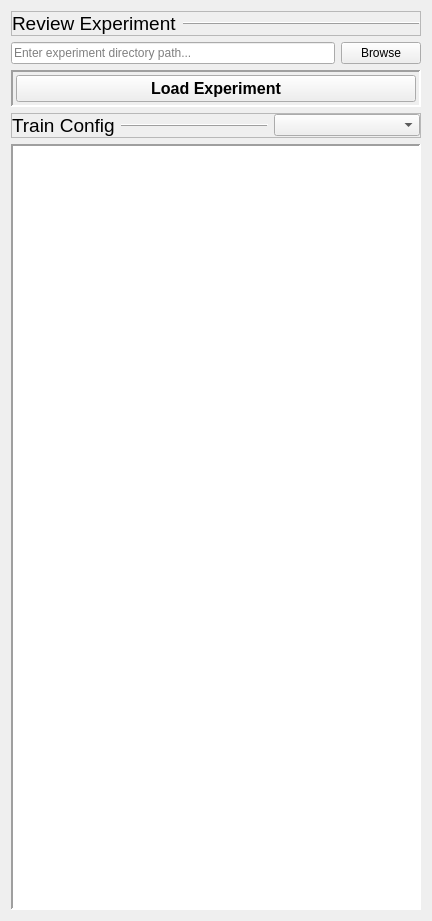
                 <widget class="QWidget" name="review_settings_container">
                  <property name="geometry">
                   <rect>
                    <x>0</x>
                    <y>0</y>
                    <width>432</width>
                    <height>921</height>
                   </rect>
                  </property>
                  <layout class="QVBoxLayout" name="verticalLayout_46">
                   <item>
                    <widget class="QFrame" name="frame_89">
                     <property name="frameShape">
                      <enum>QFrame::StyledPanel</enum>
                     </property>
                     <property name="frameShadow">
                      <enum>QFrame::Raised</enum>
                     </property>
                     <layout class="QHBoxLayout" name="horizontalLayout_80">
                      <property name="leftMargin">
                       <number>0</number>
                      </property>
                      <property name="topMargin">
                       <number>0</number>
                      </property>
                      <property name="rightMargin">
                       <number>0</number>
                      </property>
                      <property name="bottomMargin">
                       <number>0</number>
                      </property>
                      <item>
                       <widget class="QLabel" name="label_100">
                        <property name="sizePolicy">
                         <sizepolicy hsizetype="Maximum" vsizetype="Preferred">
                          <horstretch>0</horstretch>
                          <verstretch>0</verstretch>
                         </sizepolicy>
                        </property>
                        <property name="font">
                         <font>
                          <pointsize>14</pointsize>
                         </font>
                        </property>
                        <property name="frameShape">
                         <enum>QFrame::NoFrame</enum>
                        </property>
                        <property name="frameShadow">
                         <enum>QFrame::Raised</enum>
                        </property>
                        <property name="text">
                         <string>Review Experiment</string>
                        </property>
                       </widget>
                      </item>
                      <item>
                       <widget class="Line" name="line_32">
                        <property name="frameShadow">
                         <enum>QFrame::Raised</enum>
                        </property>
                        <property name="orientation">
                         <enum>Qt::Horizontal</enum>
                        </property>
                       </widget>
                      </item>
                     </layout>
                    </widget>
                   </item>
                   <item>
                    <layout class="QHBoxLayout" name="horizontalLayout_81">
                     <property name="spacing">
                      <number>6</number>
                     </property>
                     <item>
                      <widget class="QLineEdit" name="review_experiment_path">
                       <property name="placeholderText">
                        <string>Enter experiment directory path...</string>
                       </property>
                      </widget>
                     </item>
                     <item>
                      <widget class="QPushButton" name="review_browse_experiment">
                       <property name="text">
                        <string>Browse</string>
                       </property>
                      </widget>
                     </item>
                    </layout>
                   </item>
                   <item>
                    <widget class="QFrame" name="frame_90">
                     <property name="frameShape">
                      <enum>QFrame::Panel</enum>
                     </property>
                     <property name="frameShadow">
                      <enum>QFrame::Sunken</enum>
                     </property>
                     <property name="lineWidth">
                      <number>2</number>
                     </property>
                     <layout class="QVBoxLayout" name="verticalLayout_66">
                      <property name="leftMargin">
                       <number>3</number>
                      </property>
                      <property name="topMargin">
                       <number>3</number>
                      </property>
                      <property name="rightMargin">
                       <number>3</number>
                      </property>
                      <property name="bottomMargin">
                       <number>3</number>
                      </property>
                      <item>
                       <widget class="QPushButton" name="review_load_experiment">
                        <property name="font">
                         <font>
                          <pointsize>12</pointsize>
                          <bold>true</bold>
                         </font>
                        </property>
                        <property name="text">
                         <string>Load Experiment</string>
                        </property>
                       </widget>
                      </item>
                     </layout>
                    </widget>
                   </item>
                   <item>
                    <widget class="QFrame" name="frame_93">
                     <property name="frameShape">
                      <enum>QFrame::StyledPanel</enum>
                     </property>
                     <property name="frameShadow">
                      <enum>QFrame::Raised</enum>
                     </property>
                     <layout class="QHBoxLayout" name="horizontalLayout_82">
                      <property name="leftMargin">
                       <number>0</number>
                      </property>
                      <property name="topMargin">
                       <number>0</number>
                      </property>
                      <property name="rightMargin">
                       <number>0</number>
                      </property>
                      <property name="bottomMargin">
                       <number>0</number>
                      </property>
                      <item>
                       <widget class="QLabel" name="label_102">
                        <property name="sizePolicy">
                         <sizepolicy hsizetype="Maximum" vsizetype="Preferred">
                          <horstretch>0</horstretch>
                          <verstretch>0</verstretch>
                         </sizepolicy>
                        </property>
                        <property name="font">
                         <font>
                          <pointsize>14</pointsize>
                         </font>
                        </property>
                        <property name="frameShape">
                         <enum>QFrame::NoFrame</enum>
                        </property>
                        <property name="frameShadow">
                         <enum>QFrame::Raised</enum>
                        </property>
                        <property name="text">
                         <string>Train Config</string>
                        </property>
                       </widget>
                      </item>
                      <item>
                       <widget class="Line" name="line_39">
                        <property name="frameShadow">
                         <enum>QFrame::Raised</enum>
                        </property>
                        <property name="orientation">
                         <enum>Qt::Horizontal</enum>
                        </property>
                       </widget>
                      </item>
                      <item>
                       <widget class="QComboBox" name="review_select_train_config"/>
                      </item>
                     </layout>
                    </widget>
                   </item>
                   <item>
                    <widget class="QTextEdit" name="review_train_config">
                     <property name="frameShape">
                      <enum>QFrame::Panel</enum>
                     </property>
                     <property name="lineWidth">
                      <number>2</number>
                     </property>
                     <property name="readOnly">
                      <bool>true</bool>
                     </property>
                     <property name="textInteractionFlags">
                      <set>Qt::NoTextInteraction</set>
                     </property>
                    </widget>
                   </item>
                  </layout>
                 </widget>
